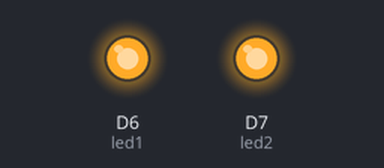
A sketch run on a simulated ESP8266 (NodeMCU). On the bench: output pins drawn as LEDs (lit = HIGH).

Above: at 2.0 s.
At 57.5 s:
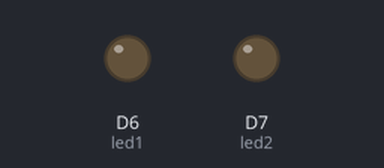
Timing chart, 0 to 58.5 s (numbered marks = the images above):
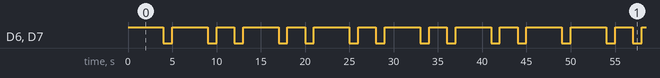

Measured:
- by itself, D6 (led1), D7 (led2): moves between LOW and HIGH, repeating every 45.0 s
- by itself, everything shown: repeats every 45.0 s, in 22 steps

The sketch:

Blink_My_Name_In_Morse_-_Jordan_Marc_Ladegourdie.ino
```cpp
// ------------
// Blink an LED
// ------------

// First, we're going to make some variables.
// This is our "shorthand" that we'll use throughout the program:

int led1 = D6; // Instead of writing D0 over and over again, we'll write led1
// You'll need to wire an LED to this one to see it blink.

int led2 = D7; // Instead of writing D7 over and over again, we'll write led2
// This one is the little blue LED on your board. On the Photon it is next to D7, and on the Core it is next to the USB jack.

// Having declared these variables, let's move on to the setup function.
// The setup function is a standard part of any microcontroller program.
// It runs only once when the device boots up or is reset.

void setup()
{

	// We are going to tell our device that D0 and D7 (which we named led1 and led2 respectively) are going to be output
	// (That means that we will be sending voltage to them, rather than monitoring voltage that comes from them)

	// It's important you do this here, inside the setup() function rather than outside it or in the loop function.

	pinMode(led1, OUTPUT);
	pinMode(led2, OUTPUT);

}

// Next we have the loop function, the other essential part of a microcontroller program.
// This routine gets repeated over and over, as quickly as possible and as many times as possible, after the setup function is called.
// Note: Code that blocks for too long (like more than 5 seconds), can make weird things happen (like dropping the network connection).  The built-in delay function shown below safely interleaves required background activity, so arbitrarily long delays can safely be done if you need them.

void loop()
{
    // LETTER M
    {
	// To blink the LED for the letter M (--) one "-" is equal to the light being on for 4sec and off for 1 sec.
	digitalWrite(led1, HIGH);
	digitalWrite(led2, HIGH);

	// We'll leave it on for 4 second...
	delay(4000);

	// Then we'll turn it off...
	digitalWrite(led1, LOW);
	digitalWrite(led2, LOW);

	// Wait 1 second...
	delay(1000);

	digitalWrite(led1, HIGH);
	digitalWrite(led2, HIGH);

	// We'll leave it on for 4 second...
	delay(4000);

	// Then we'll turn it off...
	digitalWrite(led1, LOW);
	digitalWrite(led2, LOW);

	// Wait 1 second...
	delay(1000);
    }

	//LETTER A
	{
	// To blink the LED for the letter A (.-) one "." is equal to the light being on for 2 sec and 1sec off        //         one  "-" is equal to the light being on for 4sec and off for 1 sec.
	digitalWrite(led1, HIGH);
	digitalWrite(led2, HIGH);

	// We'll leave it on for 2 second...
	delay(2000);

	// Then we'll turn it off...
	digitalWrite(led1, LOW);
	digitalWrite(led2, LOW);

	// Wait 1 second...
	delay(1000);

	digitalWrite(led1, HIGH);
	digitalWrite(led2, HIGH);

	// We'll leave it on for 4 second...
	delay(4000);

	// Then we'll turn it off...
	digitalWrite(led1, LOW);
	digitalWrite(led2, LOW);

	// Wait 1 second...
	delay(1000);
	}

	//LETTER R
	{
	// To blink the LED for the letter R (.-.) one "." is equal to the light being on for 2 sec and 1sec off        //         one  "-" is equal to the light being on for 4sec and off for 1 sec.
	digitalWrite(led1, HIGH);
	digitalWrite(led2, HIGH);

	// We'll leave it on for 2 second...
	delay(2000);

	// Then we'll turn it off...
	digitalWrite(led1, LOW);
	digitalWrite(led2, LOW);

	// Wait 1 second...
	delay(1000);

	digitalWrite(led1, HIGH);
	digitalWrite(led2, HIGH);

	// We'll leave it on for 4 second...
	delay(4000);

	// Then we'll turn it off...
	digitalWrite(led1, LOW);
	digitalWrite(led2, LOW);

	// Wait 1 second...
	delay(1000);

	digitalWrite(led1, HIGH);
	digitalWrite(led2, HIGH);

	// We'll leave it on for 2 second...
	delay(2000);

	// Then we'll turn it off...
	digitalWrite(led1, LOW);
	digitalWrite(led2, LOW);

	// Wait 1 second...
	delay(1000);
	}

	//LETTER C
	{
	// To blink the LED for the letter C (-.-.) one "." is equal to the light being on for 2 sec and 1sec off        //         one  "-" is equal to the light being on for 4sec and off for 1 sec.

	digitalWrite(led1, HIGH);
	digitalWrite(led2, HIGH);

	// We'll leave it on for 4 second...
	delay(4000);

	// Then we'll turn it off...
	digitalWrite(led1, LOW);
	digitalWrite(led2, LOW);

	// Wait 1 second...
	delay(1000);


	digitalWrite(led1, HIGH);
	digitalWrite(led2, HIGH);

	// We'll leave it on for 2 second...
	delay(2000);

	// Then we'll turn it off...
	digitalWrite(led1, LOW);
	digitalWrite(led2, LOW);

	// Wait 1 second...
	delay(1000);


	digitalWrite(led1, HIGH);
	digitalWrite(led2, HIGH);

	// We'll leave it on for 4 second...
	delay(4000);

	// Then we'll turn it off...
	digitalWrite(led1, LOW);
	digitalWrite(led2, LOW);

	// Wait 1 second...
	delay(1000);

	digitalWrite(led1, HIGH);
	digitalWrite(led2, HIGH);


	// We'll leave it on for 2 second...
	delay(2000);

	// Then we'll turn it off...
	digitalWrite(led1, LOW);
	digitalWrite(led2, LOW);

	// Wait 1 second...
	delay(1000);
	}
}
```
